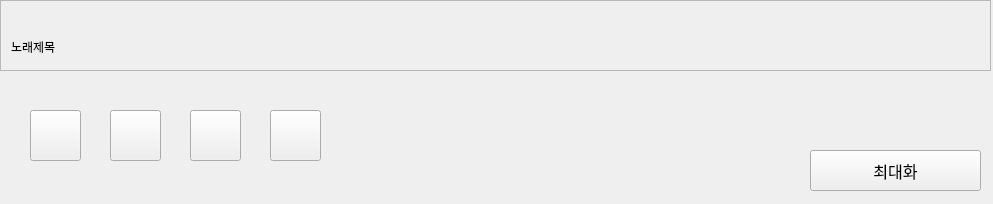
<?xml version="1.0" encoding="UTF-8"?>
<ui version="4.0">
 <class>MainWindow</class>
 <widget class="QMainWindow" name="MainWindow">
  <property name="geometry">
   <rect>
    <x>0</x>
    <y>0</y>
    <width>993</width>
    <height>204</height>
   </rect>
  </property>
  <property name="windowTitle">
   <string>MinimumMode</string>
  </property>
  <widget class="QWidget" name="centralwidget">
   <widget class="QScrollArea" name="scrollArea">
    <property name="geometry">
     <rect>
      <x>0</x>
      <y>0</y>
      <width>991</width>
      <height>71</height>
     </rect>
    </property>
    <property name="widgetResizable">
     <bool>true</bool>
    </property>
    <widget class="QWidget" name="scrollAreaWidgetContents">
     <property name="geometry">
      <rect>
       <x>0</x>
       <y>0</y>
       <width>989</width>
       <height>69</height>
      </rect>
     </property>
     <widget class="QLabel" name="Min_Title">
      <property name="geometry">
       <rect>
        <x>10</x>
        <y>30</y>
        <width>971</width>
        <height>31</height>
       </rect>
      </property>
      <property name="text">
       <string>노래제목</string>
      </property>
     </widget>
    </widget>
   </widget>
   <widget class="QPushButton" name="pushButton">
    <property name="geometry">
     <rect>
      <x>30</x>
      <y>110</y>
      <width>51</width>
      <height>51</height>
     </rect>
    </property>
    <property name="text">
     <string/>
    </property>
    <property name="icon">
     <iconset>
      <normaloff>Before.png</normaloff>Before.png</iconset>
    </property>
    <property name="iconSize">
     <size>
      <width>55</width>
      <height>55</height>
     </size>
    </property>
   </widget>
   <widget class="QPushButton" name="pushButton_2">
    <property name="geometry">
     <rect>
      <x>110</x>
      <y>110</y>
      <width>51</width>
      <height>51</height>
     </rect>
    </property>
    <property name="text">
     <string/>
    </property>
    <property name="icon">
     <iconset>
      <normaloff>Play.png</normaloff>Play.png</iconset>
    </property>
    <property name="iconSize">
     <size>
      <width>55</width>
      <height>55</height>
     </size>
    </property>
   </widget>
   <widget class="QPushButton" name="pushButton_3">
    <property name="geometry">
     <rect>
      <x>190</x>
      <y>110</y>
      <width>51</width>
      <height>51</height>
     </rect>
    </property>
    <property name="text">
     <string/>
    </property>
    <property name="icon">
     <iconset>
      <normaloff>Stop.png</normaloff>Stop.png</iconset>
    </property>
    <property name="iconSize">
     <size>
      <width>55</width>
      <height>55</height>
     </size>
    </property>
   </widget>
   <widget class="QPushButton" name="pushButton_4">
    <property name="geometry">
     <rect>
      <x>270</x>
      <y>110</y>
      <width>51</width>
      <height>51</height>
     </rect>
    </property>
    <property name="text">
     <string/>
    </property>
    <property name="icon">
     <iconset>
      <normaloff>Next.png</normaloff>Next.png</iconset>
    </property>
    <property name="iconSize">
     <size>
      <width>55</width>
      <height>55</height>
     </size>
    </property>
   </widget>
   <widget class="QPushButton" name="pushButton_5">
    <property name="geometry">
     <rect>
      <x>810</x>
      <y>150</y>
      <width>171</width>
      <height>41</height>
     </rect>
    </property>
    <property name="font">
     <font>
      <family>Agency FB</family>
      <pointsize>12</pointsize>
     </font>
    </property>
    <property name="text">
     <string>최대화</string>
    </property>
   </widget>
  </widget>
 </widget>
 <resources/>
 <connections/>
</ui>
